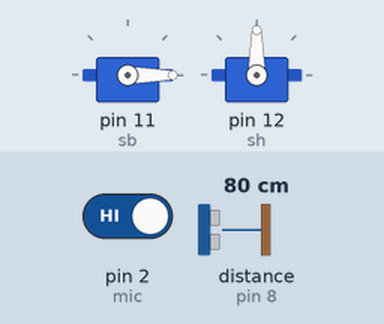
Bench run of a sketch on a simulated Arduino Uno, built with avr-gcc and run on an emulated ATmega328P. Parts: 2 × servo. Wiring (inferred from the names in the program): ultrasonic range finder: trigger pin 9; echo pin 8. The test bench sets the inputs (shaded band); at power-on: pin 2 (mic) HIGH, distance to the obstacle (sensor on pin 8) 80 cm. The echo pulse lasts 58.3 µs per cm; what the sketch prints to the serial monitor is not drawn.

Above: at 1.3 s.
1.4 s: pin 2 (mic) driven LOW
At 1.87 s:
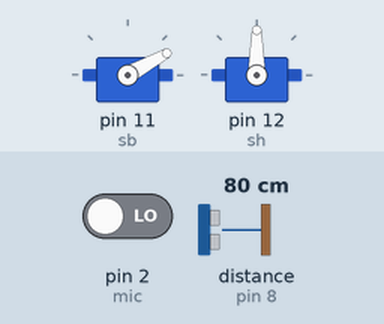
4.4 s: distance to the obstacle (sensor on pin 8) set to 2 cm
At 4.6 s:
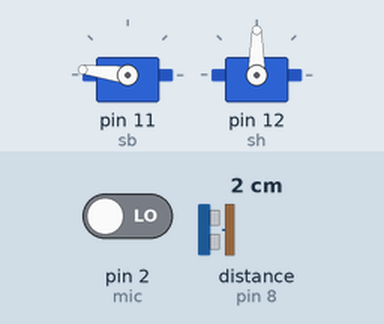
Timing chart, 0 to 35.9 s (numbered marks = the images above; inputs shaded):
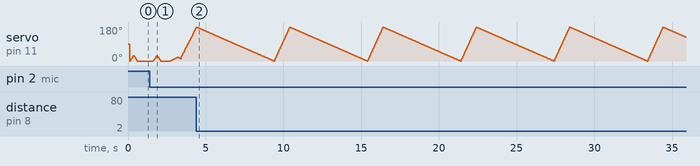

The sketch:

Main_bob.ino
```cpp
#include <Servo.h>

Servo servoBase;
Servo servoHead;

#define trig 9
#define echo 8

#define mic 2

#define sb 11
#define sh 12

long timeSinceLast = 0;
int c = 0;

enum mood {
    neutral,
    sad,
    happy,
    angry,
    scared,
    disgusted
};
// Distances
long distance = 0;
const int numDistanceReadings = 5;
long distanceReadings[numDistanceReadings];
int distanceIndex = 0;
long totalDistance = 0;
long averageDistance = 0;
long timeSinceLastDistance = 0;

// Sounds
long loudTime = 0;
long loudStart = 0;
long quietTime = 0;
long quietStart = 0;
const long scaredMaxLoudTime = 250;
const long disgustedMinLoudTime = 2000;
boolean lastLoud = false;
boolean loudBang = false;
boolean longSound = false;

// Moods
mood currentMood = neutral, lastMood = neutral;

// Distances in cm
const int sadMinDistance = 120;
const int happyDistance = 100;
const int happyMinDistance = 60;
const int angryDistance = 50;

// Set time in ms of loud for being disgusted
const int disgustLoudTime = 2000;

// Set time in ms that it will accept quiet without counting it into calculations
const int maxNonLoudTime = 100;

// Set minimum times for all moods in ms
const int happyTime = 2500;
const int sadTime = 2500;
const int angryTime = 2500;
const int scaredTime = 2500;
const int disgustedTime = 2500;
int feelingTime = 0;

// Set head
const int servoTurnPos = 0;
const int servoNodPos = 0;
int servoArrayPosTurn = 0;
int servoFromTurn = 0;
long servoStartTimeTurn = 0;

// Array with pos and time
const int servoTurnSad[][2] = {{40, 1000}, {0, 1000}, {40, 1000}, {0, 1000}};
const int servoTurnHappy[][2] = {{20, 500}, {0, 500}, {180, 1000}, {0, 500}};
const int servoTurnAngry[][2] = {{30, 250}, {0, 250}, {0, 500}, {0, 500}};
const int servoTurnScared[][2] = {{0, 500}, {0, 500}, {0, 500}, {0, 500}};
const int servoTurnDisgusted[][2] = {{180, 1000}, {0, 5000}, {180, 1000}, {0, 5000}};

void getSound(){
    // Return 0 if not loud, 1 if short loud, 2 if long loud
    boolean val = digitalRead(mic);
    longSound = false;
    loudBang = false;

    boolean loud = false;

    if (val == 0)
        loud = true;
    else
        loud = false;

    if (loud == true){
        // This runs if it is currently loud
        if (loudStart > 0)
            loudTime = millis() - loudStart;
        else {
            // If loud now but not before, start loud timer
            loudStart = millis();
        }
        quietStart = 0;
    } else {
    // This runs if it is currently not loud
    if (quietStart > 0){
        quietTime = millis() - quietStart;
        // Check if it is just a minor temporary quite time
        if (quietTime > maxNonLoudTime){
            if (loudTime < scaredMaxLoudTime && loudTime > 0){
                loudBang = true;
            }
            loudTime = 0;
            loudStart = 0;
        }
    } else {
        // If quiet now but not before, start quiet timer
        quietStart = millis();
        }
    }

    if (loudTime > disgustLoudTime){
        longSound = true;
    }
    lastLoud = loud;
}

void getRange(int t, int e){
    long d = distance;
    if (millis() - timeSinceLastDistance > 50){
        digitalWrite(t, LOW);
        delayMicroseconds(5);
        digitalWrite(t, HIGH);
        delayMicroseconds(5);
        digitalWrite(t, LOW);

        long duration = pulseIn(e, HIGH);
        delay(5);
        d = duration * 0.034 / 2;
        timeSinceLastDistance = millis();
        totalDistance = totalDistance - distanceReadings[distanceIndex];
        distanceReadings[distanceIndex] = d;
        totalDistance = totalDistance + distanceReadings[distanceIndex];
        distanceIndex = distanceIndex + 1;

        if (distanceIndex >= numDistanceReadings){
            distanceIndex = 0;
        }
    }
}

long getMeanDistance(){
    return averageDistance = totalDistance / numDistanceReadings;
}

void moveServoTurn(){
    long bm = 0;
    long bt = 0;
    long a = 0;
    long t = millis() - servoStartTimeTurn;

    switch (currentMood){
        case sad:
        bm = servoTurnSad[servoArrayPosTurn][0];
        bt = servoTurnSad[servoArrayPosTurn][1];
        a = 4;
        break;
        case happy:
        bm = servoTurnHappy[servoArrayPosTurn][0];
        bt = servoTurnHappy[servoArrayPosTurn][1];
        a = 4;
        break;
        case angry:
        bm = servoTurnAngry[servoArrayPosTurn][0];
        bt = servoTurnAngry[servoArrayPosTurn][1];
        a = 4;
        break;
        case scared:
        bm = servoTurnScared[servoArrayPosTurn][0];
        bt = servoTurnScared[servoArrayPosTurn][1];
        a = 4;
        break;
        case disgusted:
        bm = servoTurnDisgusted[servoArrayPosTurn][0];
        bt = servoTurnDisgusted[servoArrayPosTurn][1];
        a = 4;
        break;
  }

    if (t > bt){
        servoFromTurn = bm;
        servoArrayPosTurn = (servoArrayPosTurn + 1) % a;
        servoStartTimeTurn = millis();
    } else {
        long m = bm * t / bt;
        long f = servoFromTurn * (1 - ((float)t / (float)bt));
        servoBase.write(m + f);
    }
}

void setup(){
    Serial.begin(9600);
    Serial.println("0");

    // Define distance ports
    pinMode(trig, OUTPUT);
    pinMode(echo, INPUT);
    // Define mic port
    pinMode(mic, INPUT);
    // Set distance array values to zero
    for (int thisReading = 0; thisReading < numDistanceReadings; thisReading++){
        distanceReadings[thisReading] = 0;
    }
    // Define the servo ports
    servoBase.attach(sb);
    servoHead.attach(sh);
    // And on the seventh day God rested
    delay(100);
    // Print a 0 to show that it is ready
    Serial.println("0");
}

void loop(){
    // Start deltaTime timer
    int deltaTime = millis();
    // Update the range of the sound sensor
    getRange(trig, echo);
    // Get the mean distance
    distance = getMeanDistance();
    // Update sound input
    getSound();
    // If the last emotion has had its full time, set the new emotion
    if (loudBang){
        // Be scared
        currentMood = scared;
        feelingTime = scaredTime;
    } else if (longSound){
        // Be disgusted
        currentMood = disgusted;
        feelingTime = disgustedTime;
    } else {
        if (feelingTime < 0){
            // Distance code
            if (distance < angryDistance){
                // Be angry
                currentMood = angry;
                feelingTime = angryTime;
            } else if (distance < happyDistance){
                // Be happy
                currentMood = happy;
                feelingTime = happyTime;
            } else {
                // Be sad
                currentMood = sad;
                feelingTime = sadTime;
            }
        }
    }
    // If the new emotion is not the same as last one, change
    if (currentMood != lastMood){
        servoArrayPosTurn = 0;
        servoStartTimeTurn = millis();
        switch (currentMood){
            case sad:
            Serial.write('1');
            break;
            case happy:
            Serial.write('2');
            break;
            case angry:
            Serial.write('3');
            break;
            case scared:
            Serial.write('4');
            break;
            case disgusted:
            Serial.write('5');
            break;
        }
    }
    moveServoTurn();
    // Set last emotion to current one
    lastMood = currentMood;
    // Set deltaTime to time of the loop
    deltaTime = millis() - deltaTime;
    feelingTime = feelingTime - deltaTime;
    timeSinceLast += deltaTime;
}
```
